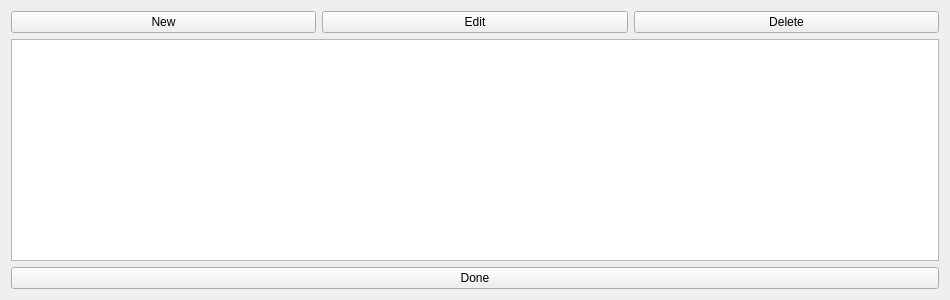
<?xml version="1.0" encoding="UTF-8"?>
<ui version="4.0">
 <class>ProfileManager5</class>
 <widget class="QWidget" name="ProfileManager5">
  <property name="geometry">
   <rect>
    <x>0</x>
    <y>0</y>
    <width>950</width>
    <height>300</height>
   </rect>
  </property>
  <property name="windowTitle">
   <string>Profile Manager Gen 5</string>
  </property>
  <layout class="QGridLayout" name="gridLayout">
   <item row="0" column="0">
    <widget class="QPushButton" name="pushButtonNew">
     <property name="text">
      <string>New</string>
     </property>
    </widget>
   </item>
   <item row="0" column="1">
    <widget class="QPushButton" name="pushButtonEdit">
     <property name="text">
      <string>Edit</string>
     </property>
    </widget>
   </item>
   <item row="0" column="2">
    <widget class="QPushButton" name="pushButtonDelete">
     <property name="text">
      <string>Delete</string>
     </property>
    </widget>
   </item>
   <item row="1" column="0" colspan="3">
    <widget class="TableView" name="tableView">
     <attribute name="verticalHeaderVisible">
      <bool>false</bool>
     </attribute>
    </widget>
   </item>
   <item row="2" column="0" colspan="3">
    <widget class="QPushButton" name="pushButtonOk">
     <property name="text">
      <string>Done</string>
     </property>
    </widget>
   </item>
  </layout>
 </widget>
 <customwidgets>
  <customwidget>
   <class>TableView</class>
   <extends>QTableView</extends>
   <header>Forms/Controls/TableView.hpp</header>
  </customwidget>
 </customwidgets>
 <tabstops>
  <tabstop>pushButtonNew</tabstop>
  <tabstop>pushButtonEdit</tabstop>
  <tabstop>pushButtonDelete</tabstop>
  <tabstop>tableView</tabstop>
  <tabstop>pushButtonOk</tabstop>
 </tabstops>
 <resources/>
 <connections>
  <connection>
   <sender>pushButtonOk</sender>
   <signal>clicked()</signal>
   <receiver>ProfileManager5</receiver>
   <slot>close()</slot>
   <hints>
    <hint type="sourcelabel">
     <x>509</x>
     <y>285</y>
    </hint>
    <hint type="destinationlabel">
     <x>523</x>
     <y>294</y>
    </hint>
   </hints>
  </connection>
 </connections>
</ui>
